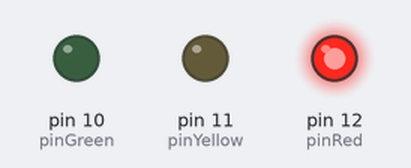
Bench run of a sketch on a simulated Arduino Uno, built with avr-gcc and run on an emulated ATmega328P. On the bench: output pins drawn as LEDs (lit = HIGH).

Above: at 2.5 s.
At 5.7 s:
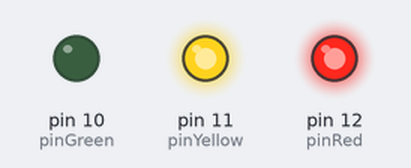
At 9.2 s:
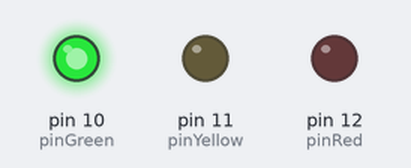
At 15.2 s:
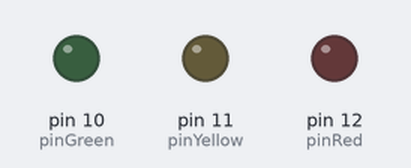
Timing chart, 0 to 20.2 s (numbered marks = the images above):
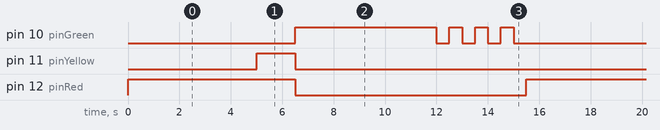

The sketch:

sketch_lighting.ino
```cpp
const int pinGreen = 10;
const int pinYellow = 11;
const int pinRed = 12;

void setup() {
  pinMode(pinGreen, OUTPUT);
  pinMode(pinYellow, OUTPUT);
  pinMode(pinRed, OUTPUT);
}

void loop() {
  digitalWrite(pinRed, HIGH);
  digitalWrite(pinYellow, LOW);
  digitalWrite(pinGreen, LOW);
  delay(5000);

  digitalWrite(pinRed, HIGH);
  digitalWrite(pinYellow, HIGH);
  digitalWrite(pinGreen, LOW);
  delay(1500);

  digitalWrite(pinRed, LOW);
  digitalWrite(pinYellow, LOW);
  digitalWrite(pinGreen, HIGH);
  delay(5000);

  for(int i = 0; i < 4; i ++) {
    digitalWrite(pinGreen, HIGH);
    delay(500);
    digitalWrite(pinGreen, LOW);
    delay(500);
  }

}
```

Measured:
- by itself, pin 10 (pinGreen): repeats every 15.5 s: 3 × (LOW 0.50 s, HIGH 0.50 s), LOW 7.0 s, HIGH 5.5 s
- by itself, pin 11 (pinYellow): alternates HIGH for 1.5 s and LOW for 14.0 s
- by itself, pin 12 (pinRed): alternates HIGH for 6.5 s and LOW for 9.0 s
